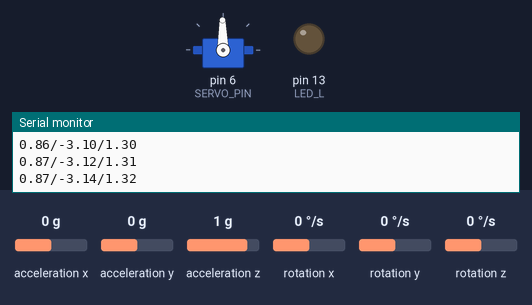
Simulated run of this sketch. Board: Arduino Uno, built with avr-gcc and run on an emulated ATmega328P. Shown: servo, output pins drawn as LEDs (lit = HIGH), the last lines printed to the serial monitor. Wiring (inferred from the names in the program): MPU-6050 motion sensor at I2C address 0x68. The inputs (shaded band) are chosen by the test bench; at power-on: rotation z 0 °/s, acceleration z 1 g, acceleration x 0 g, acceleration y 0 g, rotation x 0 °/s, rotation y 0 °/s.

Above: at 1.7 s.
1.8 s: rotation z set to -100 °/s
At 4.79 s:
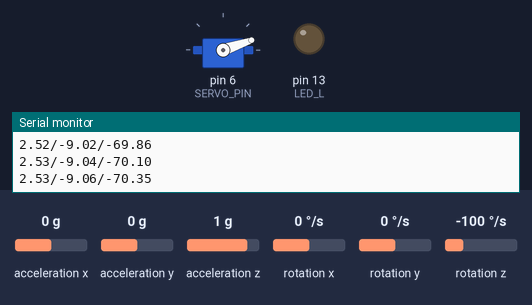
4.8 s: rotation z set to 192 °/s
At 5.42 s:
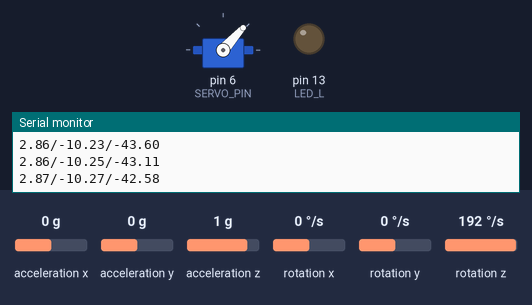
7.8 s: acceleration z set to 0 g
9.5 s: rotation z set to -192 °/s
At 16.0 s:
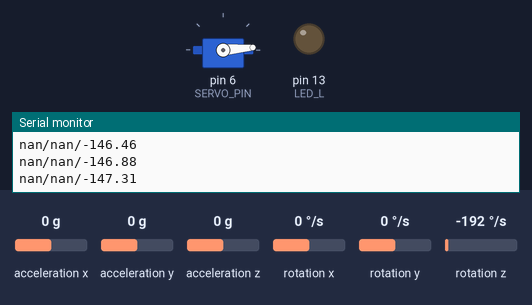
Timing chart, 0 to 16.5 s (numbered marks = the images above; inputs shaded):
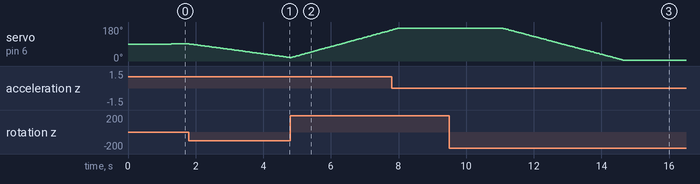

Measured:
- after the input at 9.5 s, servo on pin 6 (SERVO_PIN): moves from 174° to 5° over 3.6 s, starting after 1.6 s

The sketch:

BAD_AMU.ino
```cpp
/*
   Arduino and MPU6050 Accelerometer and Gyroscope Sensor Tutorial
   by Dejan, https://howtomechatronics.com
*/
#include <Wire.h>
#include <Servo.h>
#define LED_L 13
#define LED_D3 11
#define SERVO_PIN 6

Servo myservo;

int pos = 0;

const int MPU = 0x68; // MPU6050 I2C address
float AccX, AccY, AccZ;
float GyroX, GyroY, GyroZ;
float accAngleX, accAngleY, gyroAngleX, gyroAngleY, gyroAngleZ;
float roll, pitch, yaw;
float AccErrorX, AccErrorY, GyroErrorX, GyroErrorY, GyroErrorZ;
float elapsedTime, currentTime, previousTime;
int c = 0;
void setup() {

  myservo.attach(SERVO_PIN);
  pinMode(LED_L, OUTPUT);

  Serial.begin(19200);
  Wire.begin();                      // Initialize comunication
  Wire.beginTransmission(MPU);       // Start communication with MPU6050 // MPU=0x68
  Wire.write(0x6B);                  // Talk to the register 6B
  Wire.write(0x00);                  // Make reset - place a 0 into the 6B register
  Wire.endTransmission(true);        //end the transmission

  // Configure Accelerometer Sensitivity - Full Scale Range (default +/- 2g)
  Wire.beginTransmission(MPU);
  Wire.write(0x1C);                  //Talk to the ACCEL_CONFIG register (1C hex)
  Wire.write(0x10);                  //Set the register bits as 00010000 (+/- 8g full scale range)
  Wire.endTransmission(true);
  // Configure Gyro Sensitivity - Full Scale Range (default +/- 250deg/s)
  Wire.beginTransmission(MPU);
  Wire.write(0x1B);                   // Talk to the GYRO_CONFIG register (1B hex)
  Wire.write(0x10);                   // Set the register bits as 00010000 (1000deg/s full scale)
  Wire.endTransmission(true);
  delay(20);

  // Call this function if you need to get the IMU error values for your module
  calculate_IMU_error();
  delay(20);
}
void loop() {
  // === Read acceleromter data === //
  Wire.beginTransmission(MPU);
  Wire.write(0x3B); // Start with register 0x3B (ACCEL_XOUT_H)
  Wire.endTransmission(false);
  Wire.requestFrom(MPU, 6, true); // Read 6 registers total, each axis value is stored in 2 registers
  //For a range of +-2g, we need to divide the raw values by 16384, according to the datasheet
  AccX = (Wire.read() << 8 | Wire.read()) / 16384.0; // X-axis value
  AccY = (Wire.read() << 8 | Wire.read()) / 16384.0; // Y-axis value
  AccZ = (Wire.read() << 8 | Wire.read()) / 16384.0; // Z-axis value
  // Calculating Roll and Pitch from the accelerometer data
  accAngleX = (atan(AccY / sqrt(pow(AccX, 2) + pow(AccZ, 2))) * 180 / PI) - 0.58; // AccErrorX ~(0.58) See the calculate_IMU_error()custom function for more details
  accAngleY = (atan(-1 * AccX / sqrt(pow(AccY, 2) + pow(AccZ, 2))) * 180 / PI) + 1.58; // AccErrorY ~(-1.58)
  // === Read gyroscope data === //
  previousTime = currentTime;        // Previous time is stored before the actual time read
  currentTime = millis();            // Current time actual time read
  elapsedTime = (currentTime - previousTime) / 1000; // Divide by 1000 to get seconds
  Wire.beginTransmission(MPU);
  Wire.write(0x43); // Gyro data first register address 0x43
  Wire.endTransmission(false);
  Wire.requestFrom(MPU, 6, true); // Read 4 registers total, each axis value is stored in 2 registers
  GyroX = (Wire.read() << 8 | Wire.read()) / 131.0; // For a 250deg/s range we have to divide first the raw value by 131.0, according to the datasheet
  GyroY = (Wire.read() << 8 | Wire.read()) / 131.0;
  GyroZ = (Wire.read() << 8 | Wire.read()) / 131.0;
  // Correct the outputs with the calculated error values
  GyroX = GyroX + 0.56; // GyroErrorX ~(-0.56)
  GyroY = GyroY - 2; // GyroErrorY ~(2)
  GyroZ = GyroZ + 0.79; // GyroErrorZ ~ (-0.8)
  // Currently the raw values are in degrees per seconds, deg/s, so we need to multiply by sendonds (s) to get the angle in degrees
  gyroAngleX = gyroAngleX + GyroX * elapsedTime; // deg/s * s = deg
  gyroAngleY = gyroAngleY + GyroY * elapsedTime;
  yaw =  yaw + GyroZ * elapsedTime;
  // Complementary filter - combine acceleromter and gyro angle values
  roll = 0.96 * gyroAngleX + 0.04 * accAngleX;
  pitch = 0.96 * gyroAngleY + 0.04 * accAngleY;

  // Print the values on the serial monitor
  Serial.print(roll);
  Serial.print("/");

  Serial.print(pitch);
  Serial.print("/");

  Serial.println(yaw);

  if(yaw <= 85 && yaw >= -85){
  myservo.write(yaw+90);
  digitalWrite(LED_L, LOW);
  }
  if(yaw > 85 && yaw < -85){
  digitalWrite(LED_L, HIGH);
  }


  if(roll > 90 || pitch > 90 || yaw > 90 || roll < -90 || pitch < -90 || yaw < -90  ){
    return;}//here to goal is to reset the amu if angle drift to much but doesnt work

}
void calculate_IMU_error() {
  // We can call this funtion in the setup section to calculate the accelerometer and gyro data error. From here we will get the error values used in the above equations printed on the Serial Monitor.
  // Note that we should place the IMU flat in order to get the proper values, so that we then can the correct values
  // Read accelerometer values 200 times
  while (c < 200) {
    Wire.beginTransmission(MPU);
    Wire.write(0x3B);
    Wire.endTransmission(false);
    Wire.requestFrom(MPU, 6, true);
    AccX = (Wire.read() << 8 | Wire.read()) / 16384.0 ;
    AccY = (Wire.read() << 8 | Wire.read()) / 16384.0 ;
    AccZ = (Wire.read() << 8 | Wire.read()) / 16384.0 ;
    // Sum all readings
    AccErrorX = AccErrorX + ((atan((AccY) / sqrt(pow((AccX), 2) + pow((AccZ), 2))) * 180 / PI));
    AccErrorY = AccErrorY + ((atan(-1 * (AccX) / sqrt(pow((AccY), 2) + pow((AccZ), 2))) * 180 / PI));
    c++;
  }
  //Divide the sum by 200 to get the error value
  AccErrorX = AccErrorX / 200;
  AccErrorY = AccErrorY / 200;
  c = 0;
  // Read gyro values 200 times
  while (c < 200) {
    Wire.beginTransmission(MPU);
    Wire.write(0x43);
    Wire.endTransmission(false);
    Wire.requestFrom(MPU, 6, true);
    GyroX = Wire.read() << 8 | Wire.read();
    GyroY = Wire.read() << 8 | Wire.read();
    GyroZ = Wire.read() << 8 | Wire.read();
    // Sum all readings
    GyroErrorX = GyroErrorX + (GyroX / 131.0);
    GyroErrorY = GyroErrorY + (GyroY / 131.0);
    GyroErrorZ = GyroErrorZ + (GyroZ / 131.0);
    c++;
  }
  //Divide the sum by 200 to get the error value
  GyroErrorX = GyroErrorX / 200;
  GyroErrorY = GyroErrorY / 200;
  GyroErrorZ = GyroErrorZ / 200;
  // Print the error values on the Serial Monitor
  Serial.print("AccErrorX: ");
  Serial.println(AccErrorX);
  Serial.print("AccErrorY: ");
  Serial.println(AccErrorY);
  Serial.print("GyroErrorX: ");
  Serial.println(GyroErrorX);
  Serial.print("GyroErrorY: ");
  Serial.println(GyroErrorY);
  Serial.print("GyroErrorZ: ");
  Serial.println(GyroErrorZ);
}
```
